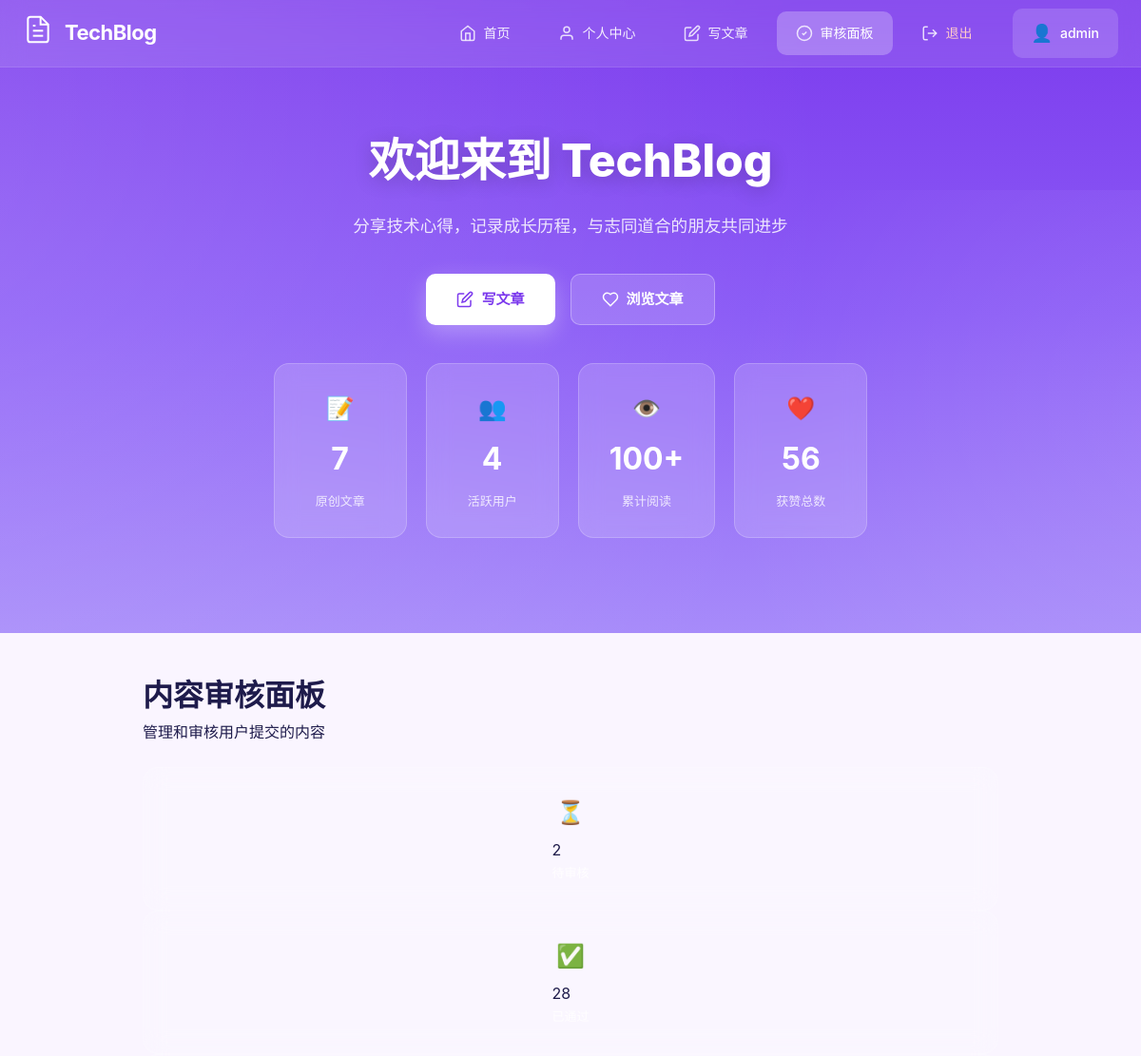
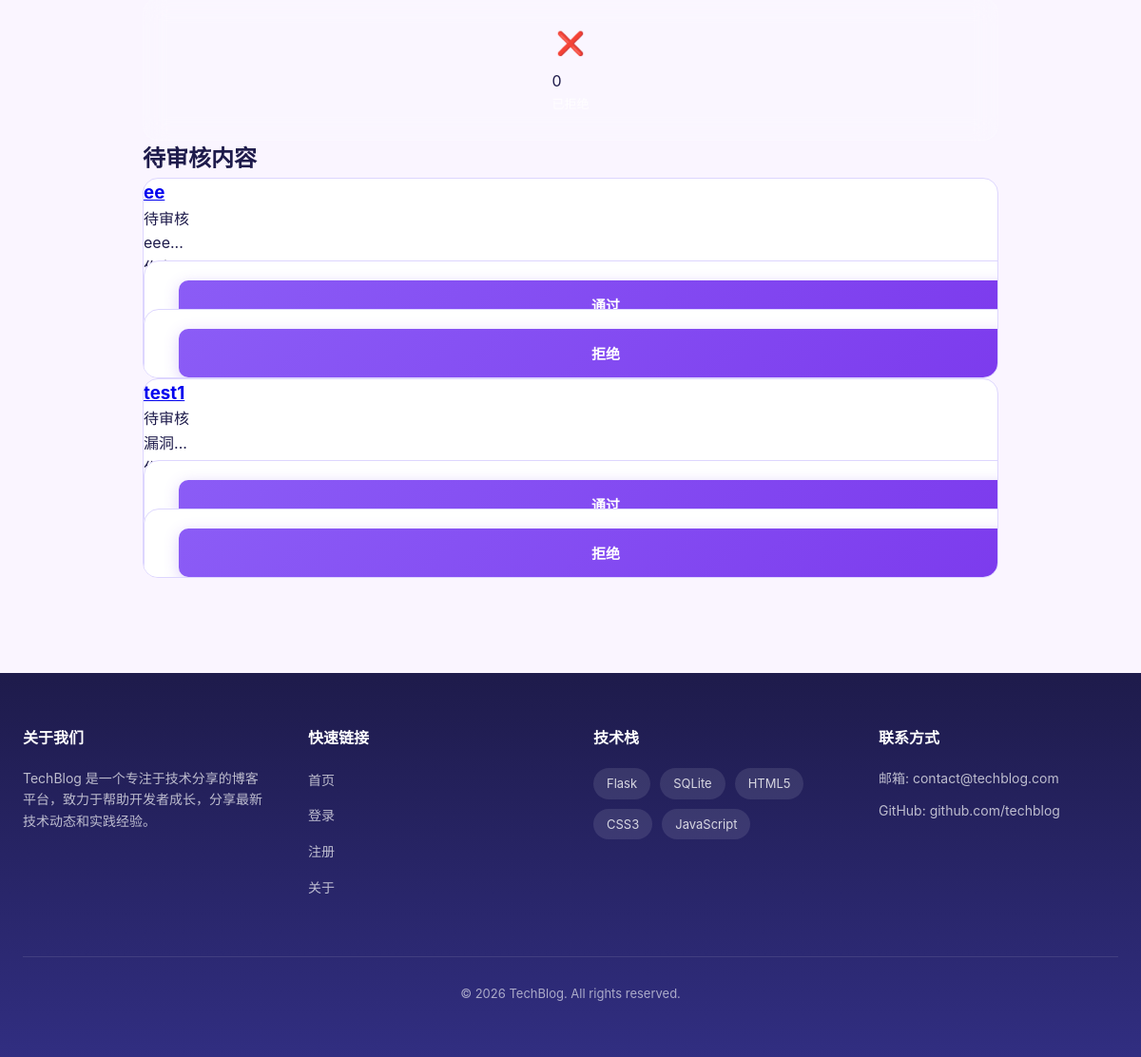
Screenshot of /review (signed in) with the database file from the repository (2 pictures, top to bottom).
### tables this page shows
CREATE TABLE posts (
    id INTEGER PRIMARY KEY AUTOINCREMENT,
    title TEXT NOT NULL,
    content TEXT NOT NULL,
    author_id INTEGER NOT NULL,
    created_at TIMESTAMP DEFAULT CURRENT_TIMESTAMP,
    updated_at TIMESTAMP, media_type TEXT DEFAULT 'text', media_url TEXT, media_thumbnail TEXT, category TEXT DEFAULT '技术分享', tags TEXT, read_time INTEGER DEFAULT 3, status TEXT DEFAULT pending, reviewed_by INTEGER, reviewed_at TEXT,
    FOREIGN KEY (author_id) REFERENCES users(id)
);

### app.py (the view)
@login_required
@app.route('/review')
def review_dashboard():
    if session.get('username') != 'admin':
        flash('无权限访问', 'danger')
        return redirect(url_for('index'))
    db = get_db()
    pending_posts = db.execute(
        '''SELECT p.*, u.username FROM posts p
           JOIN users u ON p.author_id = u.id
           WHERE p.status = "pending"
           ORDER BY p.created_at DESC''').fetchall()
    approved_count = db.execute(
        'SELECT COUNT(*) as count FROM posts WHERE status = "approved"').fetchone()['count']
    rejected_count = db.execute(
        'SELECT COUNT(*) as count FROM posts WHERE status = "rejected"').fetchone()['count']
    pending_count = len(pending_posts)
    return render_template('review/index.html',
                         pending_posts=pending_posts,
                         pending_count=pending_count,
                         approved_count=approved_count,
                         rejected_count=rejected_count)

### app.py (called while the page is built)
def get_db():
    conn = sqlite3.connect(DATABASE)
    conn.row_factory = sqlite3.Row
    return conn

@app.context_processor
def inject_user():
    return dict(
        current_user=session.get('username'),
        is_logged_in='user_id' in session
    )

### templates/review/index.html (shortened to what this page needs)
{% extends 'base.html' %}
{% block content %}
<div class="review-container">
    <div class="page-header">
        <h1>内容审核面板</h1>
        <p>管理和审核用户提交的内容</p>
    </div>
    <div class="stats-cards">
        <div class="stat-card pending">
            <div class="stat-icon">⏳</div>
            <div class="stat-info">
                <div class="stat-value">{{ pending_count }}</div>
                <div class="stat-label">待审核</div>
            </div>
        </div>
        <div class="stat-card approved">
            <div class="stat-icon">✅</div>
            <div class="stat-info">
                <div class="stat-value">{{ approved_count }}</div>
                <div class="stat-label">已通过</div>
            </div>
        </div>
        <div class="stat-card rejected">
            <div class="stat-icon">❌</div>
            <div class="stat-info">
                <div class="stat-value">{{ rejected_count }}</div>
                <div class="stat-label">已拒绝</div>
            </div>
        </div>
    </div>
    <div class="review-section">
        <h2>待审核内容</h2>
        {% if pending_posts %}
        <div class="post-list">
            {% for post in pending_posts %}
            <div class="post-card">
                <div class="post-header">
                    <h3><a href="{{ url_for('review_post', post_id=post['id']) }}">{{ post['title'] }}</a></h3>
                    <span class="post-status pending">待审核</span>
                </div>
                <p class="post-excerpt">{{ post['content'][:100] }}...</p>
                <div class="post-meta">
                    <span class="author">作者: {{ post['username'] }}</span>
                    <span class="date">{{ post['created_at'] }}</span>
                </div>
                <div class="review-actions">
                    <form action="{{ url_for('approve_post', post_id=post['id']) }}" method="post" class="inline-form">
                        <button type="submit" class="btn btn-approve">通过</button>
                    </form>
                    <form action="{{ url_for('reject_post', post_id=post['id']) }}" method="post" class="inline-form">
                        <button type="submit" class="btn btn-reject">拒绝</button>
                    </form>
                </div>
            </div>
            {% endfor %}
        </div>
        {% else %}
        <div class="empty-state">
            <div class="empty-icon">🎉</div>
            <p>暂无待审核内容</p>
        </div>
        {% endif %}
    </div>
</div>
{% endblock %}

### static/css/style.css (style rules this page uses)
:root { --primary-color: #8b5cf6; --primary-dark: #7c3aed; --primary-light: #a78bfa; --secondary-color: #e9d5ff; --accent-color: #c084fc; --success-color: #22c55e; --warning-color: #f59e0b; --danger-color: #ef4444; --info-color: #06b6d4; --bg-primary: #faf5ff; --bg-secondary: #f3e8ff; --bg-tertiary: #ede9fe; --bg-card: #ffffff; --bg-hover: #f5f3ff; --text-primary: #1e1b4b; --text-secondary: #4c1d95; --text-muted: #7c3aed; --border-color: #ddd6fe; --border-light: #c4b5fd; --shadow-sm: 0 1px 2px 0 rgba(139, 92, 246, 0.05); --shadow-md: 0 4px 6px -1px rgba(139, 92, 246, 0.1); --shadow-lg: 0 10px 15px -3px rgba(139, 92, 246, 0.12); --shadow-xl: 0 20px 25px -5px rgba(139, 92, 246, 0.15); --radius-sm: 6px; --radius-md: 10px; --radius-lg: 16px; --radius-xl: 24px; --transition-fast: 0.15s ease; --transition-normal: 0.25s ease; --transition-slow: 0.4s ease; }
html, body, ul, ol, li { margin: 0; padding: 0; list-style: none; }
* { margin: 0; padding: 0; box-sizing: border-box; }
body { font-family: 'Inter', 'PingFang SC', 'Microsoft YaHei', -apple-system, BlinkMacSystemFont, sans-serif; line-height: 1.6; color: var(--text-primary); background: var(--bg-primary); min-height: 100vh; }
.stat-card { background: rgba(255, 255, 255, 0.15); backdrop-filter: blur(12px); border: 1px solid rgba(255, 255, 255, 0.2); border-radius: var(--radius-lg); padding: 28px 32px; min-width: 140px; display: flex; flex-direction: column; align-items: center; gap: 8px; transition: var(--transition-normal); }
.stat-icon { font-size: 24px; color: white; }
.stat-label { font-size: 13px; color: rgba(255, 255, 255, 0.8); }
.page-header { margin-bottom: 24px; }
form { background: var(--bg-card); border: 1px solid var(--border-color); border-radius: var(--radius-lg); padding: 36px; }
form button { width: 100%; padding: 15px; background: linear-gradient(135deg, var(--primary-color) 0%, var(--primary-dark) 100%); border: none; border-radius: var(--radius-md); color: white; font-size: 15px; font-weight: 600; cursor: pointer; transition: var(--transition-normal); box-shadow: 0 4px 15px rgba(139, 92, 246, 0.3); }
.post-card { background: var(--bg-card); border: 1px solid var(--border-color); border-radius: var(--radius-lg); overflow: hidden; transition: var(--transition-normal); }
.inline-form { display: inline; }

### rows the page displays
posts: title "ee", content "eee"
posts: title "test1", content "漏洞"

### other values shown
{{ current_user }} "admin"
{{ pending_count }} "2"
{{ approved_count }} "28"
{{ rejected_count }} "0"
